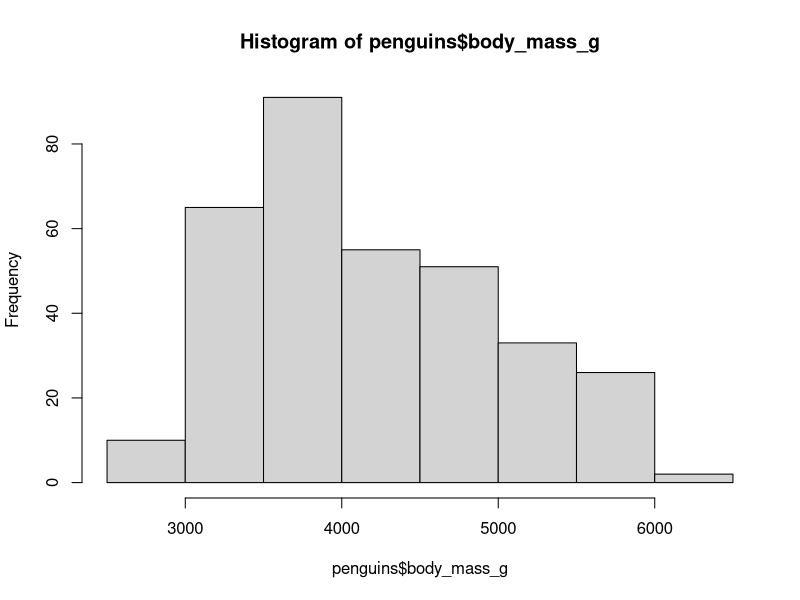
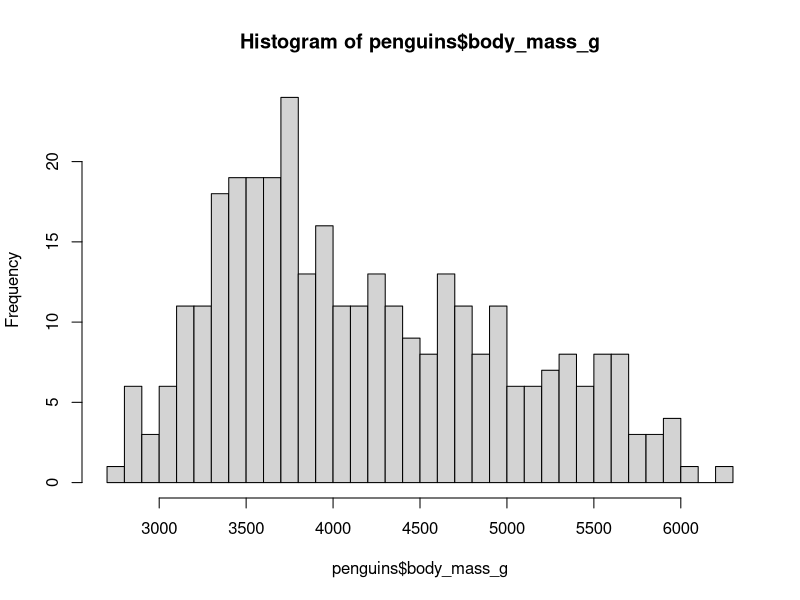
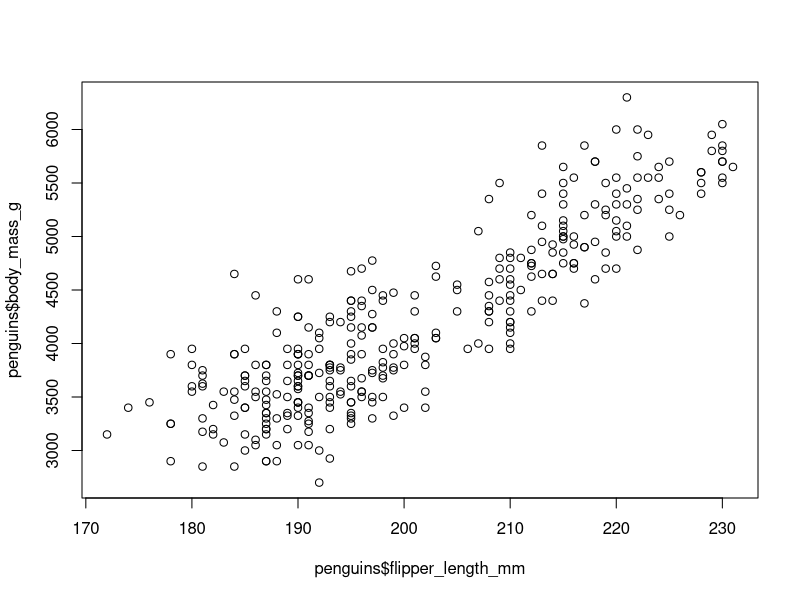
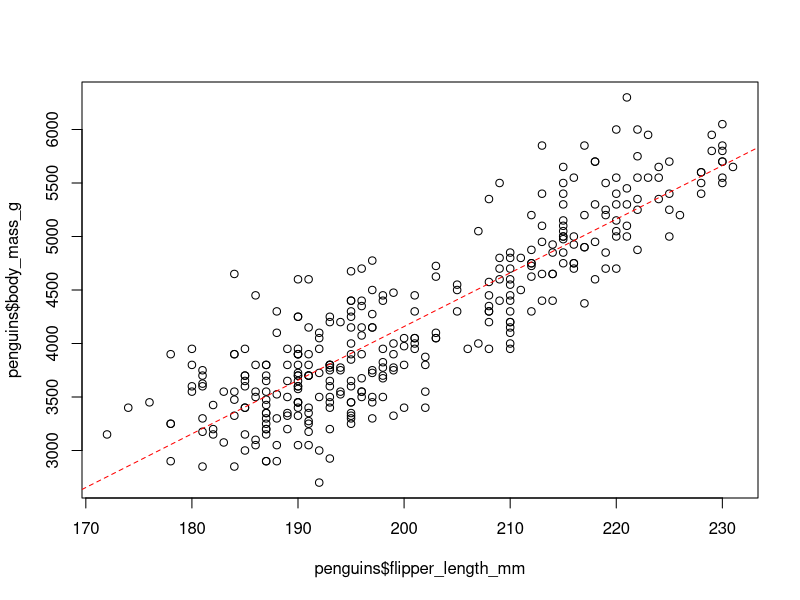
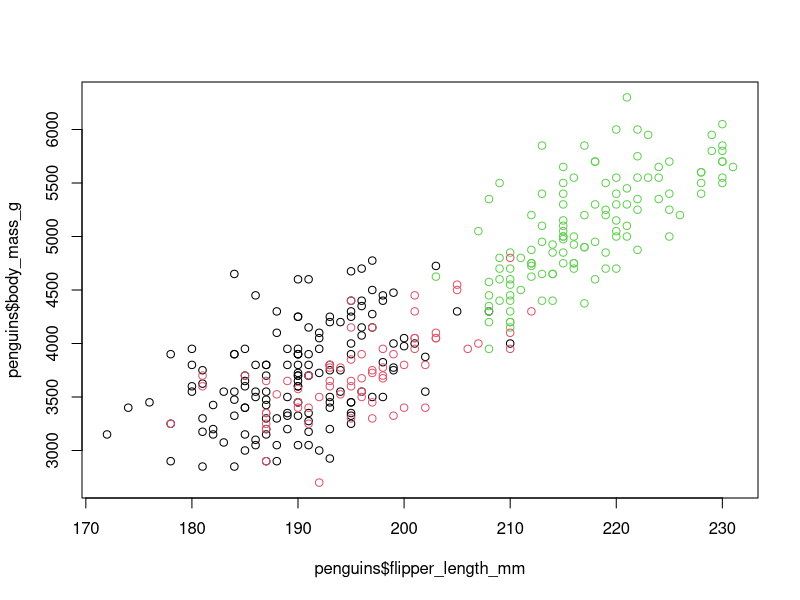
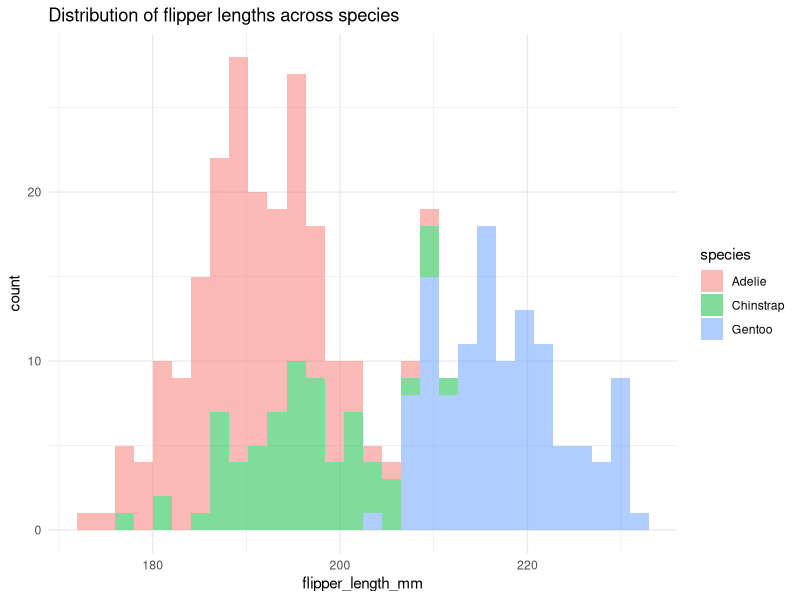
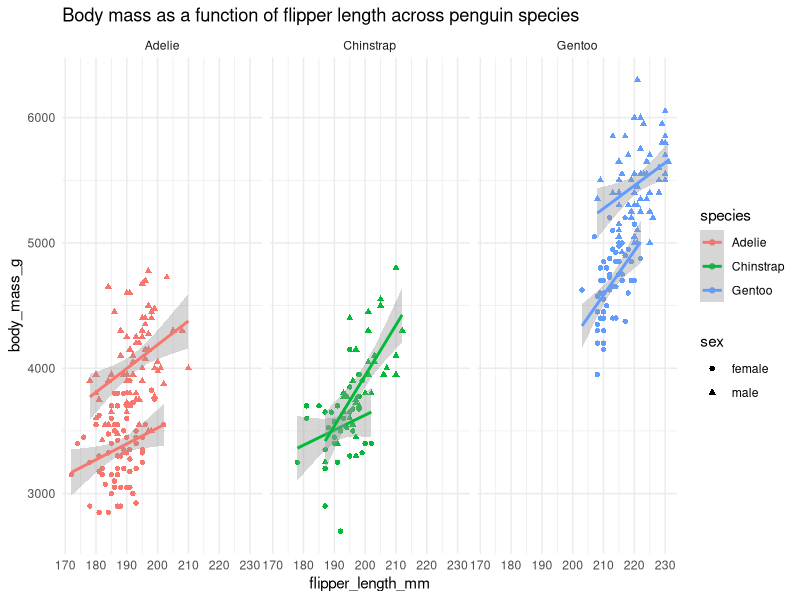
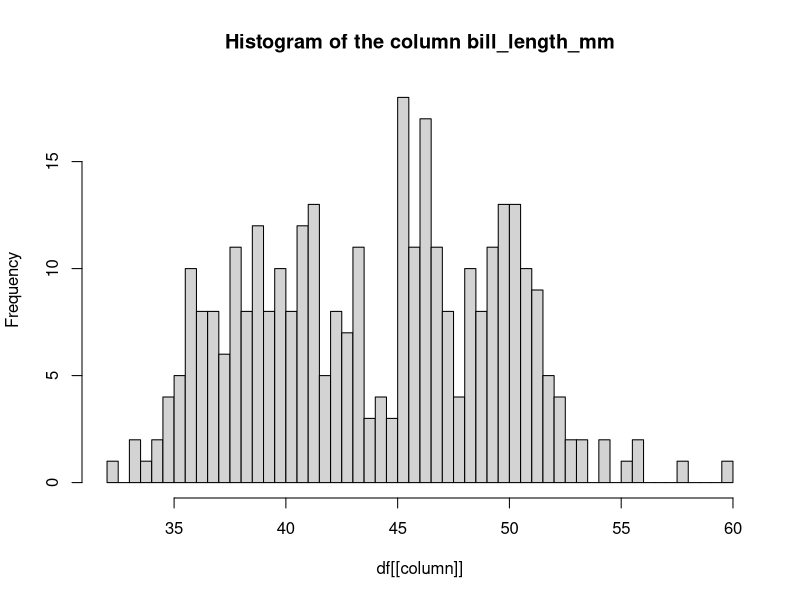

Recreate these plots in R, in order. (Note: this script raises an error after producing the figures.)
## ---- chunk 1
#| collapse: true
#| results: hide
# here
# is
# some
123
# R
"code"
## ---- chunk 2
text_var <- "this is a bit of text"
## ---- chunk 3
text_var <- "this is a bit of text"
text_var <- 42
## ---- chunk 4
text_var1 <- "some new text value"
text_var2 <- text_var1
## ---- chunk 5
w1 <- 3.14
x1 <- 42
y1 <- "hello"
z1 <- TRUE
## ---- chunk 6
w1
x1
y1
z1
## ---- chunk 7
typeof(w1)
## ---- chunk 8
typeof(x1)
## ---- chunk 9
x1 <- 42L
typeof(x1)
## ---- chunk 10
typeof(y1)
## ---- chunk 11
typeof(z1)
## ---- chunk 12
#| collapse: true
w1
is.numeric(w1)
is.integer(w1)
## ---- chunk 13
#| collapse: true
x1
is.numeric(x1)
is.integer(x1)
## ---- chunk 14
#| collapse: true
y1
is.character(y1)
## ---- chunk 15
#| collapse: true
z1
is.logical(z1)
is.numeric(z1)
is.integer(z1)
## ---- chunk 16
w2 <- c(1.0, 2.72, 3.14)
x2 <- c(1, 13, 42)
y2 <- c("hello", "folks", "!")
z2 <- c(TRUE, FALSE)
## ---- chunk 17
typeof(w2)
typeof(x2)
typeof(y2)
typeof(z2)
## ---- chunk 18
is.vector(w2)
is.vector(x2)
is.vector(y2)
is.vector(z2)
## ---- chunk 19
is.vector(42)
## ---- chunk 20
1
## ---- chunk 21
c(1)
## ---- chunk 22
mixed_vector <- c(1, "42", "hello")
mixed_vector
## ---- chunk 23
typeof(mixed_vector)
## ---- chunk 24
v1 <- c(1, "42", "hello")
v1
typeof(v1)
## ---- chunk 25
v2 <- c(1, 42.13, 123)
v2
typeof(v2)
## ---- chunk 26
v3 <- c(1, 42, TRUE, FALSE)
v3
typeof(v3)
## ---- chunk 27
v4 <- c(1.12, 42.13, FALSE)
v4
typeof(v4)
## ---- chunk 28
v5 <- c(42.13, "hello")
v5
typeof(v5)
## ---- chunk 29
v6 <- c(TRUE, "hello")
v6
typeof(v6)
## ---- chunk 30
# 1
7:23

# 2
seq(from = 7, to = 23)

# 3
seq(from = 20, to = 1)

# 4
seq(1, 20, by = 2)
## ---- chunk 31
v <- c(1, "42", "hello", 3.1416)
## ---- chunk 32
seq_along(v)
## ---- chunk 33
w3 <- list(1.0, "2.72", 3.14)
x3 <- list(1, 13, 42, "billion")
y3 <- list("hello", "folks", "!", 123, "wow a number follows again", 42)
z3 <- list(TRUE, FALSE, 13, "string")
## ---- chunk 34
y3
## ---- chunk 35
typeof(y3)
## ---- chunk 36
typeof(c(1, 10, 135))
## ---- chunk 37
typeof(c(TRUE, FALSE, FALSE, TRUE))
## ---- chunk 38
str(y3)
## ---- chunk 39
typeof(w3)
## ---- chunk 40
w3
## ---- chunk 41
is.vector(w3)
## ---- chunk 42
is.list(w3)
## ---- chunk 43
w2
## ---- chunk 44
is.list(w2)
## ---- chunk 45
weird_list <- list(
  1,
  "two",
  list(
    "three",
    4,
    list(5, "six", 7)
  )
)
## ---- chunk 46
weird_list
## ---- chunk 47
A <- c(TRUE, FALSE, TRUE)
B <- c(FALSE, FALSE, TRUE)
## ---- chunk 48
A & B
A | B
!A
!B
## ---- chunk 49
A
all(A)
any(A)
## ---- chunk 50
coverage <- c(15.09, 48.85, 36.5, 47.5, 16.65, 0.79, 16.9, 46.09, 12.76, 11.51)
origin <- c("mod", "mod", "mod", "anc", "mod", "anc", "mod", "mod", "mod", "mod")
## ---- chunk 51
is_high <- coverage > 10
is_high
## ---- chunk 52
is_ancient <- origin == "anc"
is_ancient
## ---- chunk 53
is_high & is_ancient
## ---- chunk 54
any(is_high & is_ancient)
## ---- chunk 55
any(coverage > 10 & origin == "anc")
## ---- chunk 56
estonian <- c(FALSE, TRUE, FALSE, TRUE, FALSE, TRUE, FALSE, TRUE, FALSE, 
FALSE)
## ---- chunk 57
(coverage > 10 & origin == "ancient") | estonian
## ---- chunk 58
v <- c("hi", "folks", "what's", "up", "folks")
## ---- chunk 59
v[5]
## ---- chunk 60
v[c(1, 5)]
## ---- chunk 61
v[10]
## ---- chunk 62
v
## ---- chunk 63
index <- c(TRUE, FALSE, TRUE, TRUE, FALSE)
## ---- chunk 64
v[index]
## ---- chunk 65
# v is our vector of values
v

# this is how we get the indexing vector to get only positions matching
# some condition
index <- v == "up"
## ---- chunk 66
index
## ---- chunk 67
index <- v == "folks"
index
## ---- chunk 68
v[index]
## ---- chunk 69
index
## ---- chunk 70
sum(index)
## ---- chunk 71
v <- c("hi", "folks", "what's", "up", "folks", "I", "hope", "you",
       "aren't", "(too)", "bored")
## ---- chunk 72
v %in% c("folks", "up", "bored")
## ---- chunk 73
values <- c("hope", "(too)", "blah blah")
## ---- chunk 74
values %in% v
## ---- chunk 75
l <- list("hello", "folks", "!", 123, "wow a number follows again", 42)
l
## ---- chunk 76
l[c(2, 4)]
## ---- chunk 77
xyz <- list("hello", "folks", "!", NA, "wow another NAs are coming", NA, NA, "42")

xyz
## ---- chunk 78
is.na(xyz)
## ---- chunk 79
!is.na(xyz)
## ---- chunk 80
xyz[!is.na(xyz)]
## ---- chunk 81
xyz <- xyz[!is.na(xyz)]

# the variable no longer has any NA values!
xyz
## ---- chunk 82
l[4]

typeof(l[4])
## ---- chunk 83
l[[4]]

typeof(l[[4]])
## ---- chunk 84
v <- c(1, 2, 3, 4, 5)
v

l <- list(1, 2, 3, 4, 5)
l
## ---- chunk 85
#| collapse: true
# extract the first, third, and fifth element
v[c(1, 3, 5)]
l[c(1, 3)]
## ---- chunk 86
v <- c(first = 1, second = 2, third = 3, fourth = 4, fifth = 5)
v

l <- list(first = 1, second = 2, third = 3, fourth = 4, fifth = 5)
l
## ---- chunk 87
l[["third"]]

l[c("second", "fifth")]
## ---- chunk 88
# note the lack of "double quotes"!
l$third
## ---- chunk 89
v <- c("hi", "folks", "what's", "up", "folks")
## ---- chunk 90
v[-1]
## ---- chunk 91
v[-(1:5)]
## ---- chunk 92
v[-length(v)]
## ---- chunk 93
# this gives us the index of the first and last element
c(1, length(v))

# then we can prefix this with the minus sign to remove them
v[-c(1, length(v))]
## ---- chunk 94
df <- data.frame(
  v = c("one", "two", "three", "four", "five"),
  w = c(1.0, 2.72, 3.14, 1000.1, 1e6),
  x = c(1, 13, 42, NA, NA),
  y = c("folks", "hello", "from", "data frame", "!"),
  z = c(TRUE, FALSE, FALSE, TRUE, TRUE)
)

df
## ---- chunk 95
is.list(df)
## ---- chunk 96
df
## ---- chunk 97
unclass(df)
## ---- chunk 98
df$z
## ---- chunk 99
df["z"]
## ---- chunk 100
df[["w"]]
## ---- chunk 101
df_list <- as.list(df)
df_list
## ---- chunk 102
df_list$v
df_list["v"]
df_list[["v"]]
## ---- chunk 103
df
## ---- chunk 104
df[1:3]
## ---- chunk 105
df[1:3, ]
## ---- chunk 106
df[c(1, 4), c("x", "z")]
## ---- chunk 107
row_indices <- 1:3

df[row_indices, ]
## ---- chunk 108
row_indices <- c(1, 4)
col_indices <- c("x", "z")

df[row_indices, col_indices]
## ---- chunk 109
# this is what the column (vector, really) contains
df$y
## ---- chunk 110
# this is how we can find out, which element(s) of the vector match
df$y == "hello"
## ---- chunk 111
# let's save the result to a new variable
row_indices <- df$y == "hello"
row_indices
## ---- chunk 112
df[row_indices, ]
## ---- chunk 113
df[row_indices, c("v", "y", "z")]
## ---- chunk 114
row_indices <- df$w < 1000
row_indices

df[row_indices, ]
## ---- chunk 115
df[df$w < 1000, ]
## ---- chunk 116
!is.na(df$x)
## ---- chunk 117
df[!is.na(df$x), ]
## ---- chunk 118
df["new_col"] <- paste(df$v, df$y)

# new column appears!
df
## ---- chunk 119
df$z
## ---- chunk 120
# original vector/column:
df$z

# inverted values:
!df$z
## ---- chunk 121
df$z <- !df$z

# result after this modification
df
## ---- chunk 122
df
## ---- chunk 123
df$new_col <- NULL

# and the column is gone
df
## ---- chunk 124
weird_df <- data.frame(
  `v with spaces` = c("one", "two", "three", "four", "five"),
  w = c(1.0, 2.72, 3.14, 1000.1, 1e6),
  `y with % sign` = c("folks", "hello", "from", "data frame", "!")
)
names(weird_df) <- c("v with spaces", "w", "y with % sign")
## ---- chunk 125
weird_df
## ---- chunk 126
weird_df["v with spaces"]

weird_df[["y with % sign"]]
## ---- chunk 127
weird_df$`y with % sign`
## ---- chunk 128
df1 <- data.frame(
  w = c(1.0, 2.72, 3.14),
  x = c(1, 13, 42),
  y = c("hello", "folks", "!"),
  z = c(TRUE, FALSE, FALSE)
)

df1
## ---- chunk 129
str(df1)
## ---- chunk 130
df2 <- data.frame(
  w = c(1.0, 2.72, 3.14),
  x = c(1, "13", 42.13),
  y = c("hello", "folks", "!"),
  z = c(TRUE, FALSE, FALSE)
)

df2
## ---- chunk 131
str(df2)
## ---- chunk 132
str(df2)
## ---- chunk 133
df2$x <- as.numeric(df2$x)
## ---- chunk 134
str(df2)
## ---- chunk 135
df$abc <- as.integer(df$z)
## ---- chunk 136
df
## ---- chunk 137
#install.packages("palmerpenguins")
library(palmerpenguins)
## ---- chunk 138
head(penguins)
## ---- chunk 139
#| echo: false
penguins <- penguins[!is.na(penguins$sex), ]
## ---- chunk 140
hist(penguins$body_mass_g)
## ---- chunk 141
hist(penguins$body_mass_g, breaks = 50)
## ---- chunk 142
plot(penguins$flipper_length_mm, penguins$body_mass_g)
## ---- chunk 143
plot(penguins$flipper_length_mm, penguins$body_mass_g)

lm_fit <- lm(body_mass_g ~ flipper_length_mm, data = penguins)
abline(lm_fit, col = "red", lty = 2)
## ---- chunk 144
plot(penguins$flipper_length_mm, penguins$body_mass_g, col = penguins$species)
## ---- chunk 145
#| message: false
library(ggplot2)
library(dplyr)
## ---- chunk 146
#| code-fold: true
ggplot(penguins) +
  geom_histogram(aes(flipper_length_mm, fill = species), alpha = 0.5) +
  theme_minimal() +
  ggtitle("Distribution of flipper lengths across species")
## ---- chunk 147
#| code-fold: true
ggplot(penguins, aes(flipper_length_mm, body_mass_g, shape = sex, color = species)) +
  geom_point() +
  geom_smooth(method = "lm") +
  facet_wrap(~ species) +
  theme_minimal() +
  ggtitle("Body mass as a function of flipper length across penguin species")
## ---- chunk 148
list.files(path = "~/Documents")
## ---- chunk 149
list.files(path = "~/Documents", full.names = TRUE)
## ---- chunk 150
vec <- c(0.32, 0.78, 0.68, 0.28, 1.96, 0.21, 0.07, 1.01, 0.06, 0.74,
         0.37, 0.6, 0.08, 1.81, 0.65, 1.23, 1.28, 0.11, 1.74,  1.68)
## ---- chunk 151
#| collapse: true
min(vec)

# first quartile (a value which is higher than the bottom 25% of the data)
quantile(vec, probs = 0.25)

median(vec)

mean(vec)

# third quartile (a value which is higher than the bottom 75% of the data)
quantile(vec, probs = 0.75)

max(vec)
## ---- chunk 152
my_summary <- function(values) {
  a <- min(vec)
  b <- quantile(vec, probs = 0.25)
  c <- median(vec)
  d <- mean(vec)
  e <- quantile(vec, probs = 0.75)
  f <- max(vec)
  
  result <- list(min = a, quartile_1 = b, median = c, mean = d, quartile_3 = e, max = f)
  
  return(result)
}
## ---- chunk 153
my_summary <- function(values) {
  result <- list(
    min = min(vec),
    quartile_1 = quantile(vec, probs = 0.25),
    median = median(vec),
    mean = mean(vec),
    quartile_3 = quantile(vec, probs = 0.75),
    max = max(vec)
  )
  
  return(result)
}
## ---- chunk 154
my_summary(vec)
## ---- chunk 155
vec1 <- runif(10)
vec2 <- runif(10)
vec3 <- runif(10)
## ---- chunk 156
my_summary(vec1)
my_summary(vec2)
my_summary(vec3)
## ---- chunk 157
summary(vec1)
summary(vec2)
summary(vec3)
## ---- chunk 158
penguin_hist <- function(df, column, breaks) {
  # ... put your hist() code here
}
## ---- chunk 159
penguin_hist <- function(df, column, breaks) {
  title <- paste("Histogram of the column", column)
  hist(df[[column]], breaks = breaks, main = title)
}
## ---- chunk 160
penguin_hist(penguins, "bill_length_mm", breaks = 50)
## ---- chunk 161
penguin_hist(penguins, "bill_depth_mm", breaks = 50)
## ---- chunk 162
penguin_hist(penguins, "flipper_length_mm", breaks = 50)
## ---- chunk 163
penguin_hist(penguins, "body_mass_g", breaks = 50)
## ---- chunk 164
penguin_hist <- function(df, column, breaks) {
  if (breaks < 1) {
    stop("Incorrect breaks argument given!", call. = FALSE) # call. = FALSE makes errors less verbose
  }

  title <- paste("Histogram of the column", column)
  hist(df[[column]], breaks = breaks, main = title)
}
## ---- chunk 165
#| error: true
penguin_hist(df, "bill_len", breaks = -123)
## ---- chunk 166
input_list <- list("hello", "this", 123, "is", "a mixed", 42, "list")

result_list <- lapply(input_list, is.numeric)

result_list
## ---- chunk 167
input_vector <- c(23, 11, 8, 36, 47, 6, 66, 94, 20, 2)

is_even <- function(x) {
  x %% 2 == 0 # this answers the question "does x divided by 2 give 0?")
}
## ---- chunk 168
is_even(2)
is_even(7)
is_even(10)
is_even(11)
## ---- chunk 169
result <- sapply(input_vector, is_even)
result
## ---- chunk 170
even_numbers <- sapply(input_vector, is_even)
even_numbers
## ---- chunk 171
odd_numbers <- !even_numbers
odd_numbers
## ---- chunk 172
input_vector[odd_numbers]
## ---- chunk 173
input_vector %% 2 != 0
## ---- chunk 174
input_vector[input_vector %% 2 != 0]
## ---- chunk 175
# "input" vector of x values
xs <- c(1, 2, 3, 4, 5, 6, 7, 8, 9, 10)

# take each x out of all given xs in sequence...
for (x in xs) {
  # ... and print it out on a new line
  cat("The square of", x, "is", x^2, "\n")
}
## ---- chunk 176
#| collapse: true
# create an empty PDF file
pdf("penguins_hist.pdf")

# let's define our variables of interest (columns of a data frame)
variables <- c("bill_len", "bill_dep", "flipper_len", "body_mass")

# let's now "loop over" each of those variables
for (var in variables) {
  cat("Plotting variable", var, "...\n")
  # ... here is where you should put your call to `penguin_hist()` like
  #     you did above manually ...
}

dev.off() # this closes the PDF
## ---- chunk 177
#| collapse: true
pdf("penguins_hist.pdf")

variables <- c("bill_length_mm", "bill_depth_mm", "flipper_length_mm", "body_mass_g")
for (var in variables) {
  penguin_hist(penguins, var, 100)  
}

dev.off()
## ---- chunk 178
#| echo: false
unlink("penguins_hist.pdf")
